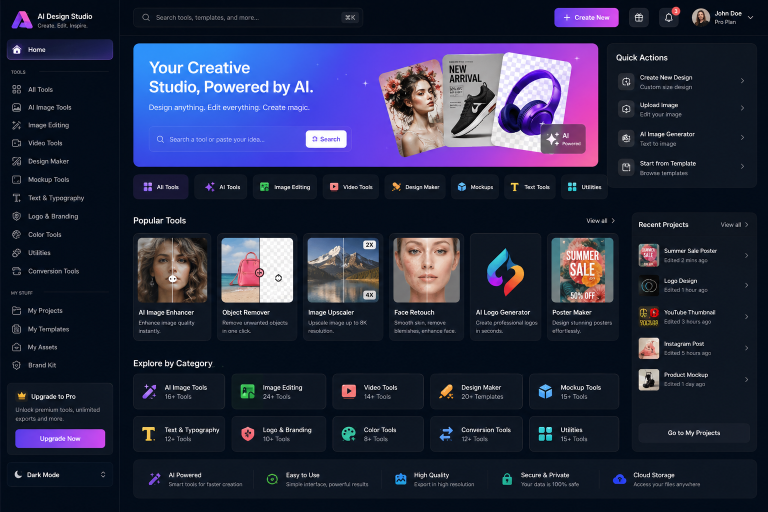
#> input picture ui.png, 1536 x 1024 px (shown at 1/2 size)
$ python -i ai_tools.py   (imports and definitions only)
#> lines starting #> are read from the running program, lines starting #| are printed output that depends on the picture
#> further down, picture is the input picture: PIL image 1536x1024 RGB; mean R, G, B 38.1, 41.8, 67.3
import numpy as np
import cv2
from PIL import Image, ImageEnhance


class AITools:

    def _ensure_rgb(self, image):
        if image.mode != "RGB":
            return image.convert("RGB")
        return image

    def _unsharp_mask(self, img, sigma=1.0, strength=1.5):
        blurred = cv2.GaussianBlur(img, (0, 0), sigma)
        return cv2.addWeighted(img, 1.0 + strength, blurred, -strength, 0)

    # [18 lines left out: function enhance, not called in this run]

    def hd_enhance(self, image: Image.Image, strength: float = 1.5) -> Image.Image:
#> called with strength = 1.5
        arr = np.array(self._ensure_rgb(image))
        bgr = cv2.cvtColor(arr, cv2.COLOR_RGB2BGR)
        denoised = cv2.fastNlMeansDenoisingColored(bgr, None, 12, 12, 7, 21)
        sharpened = self._unsharp_mask(denoised, 1.5, 1.2)
        lab = cv2.cvtColor(sharpened, cv2.COLOR_BGR2LAB)
#> lab: shape (1024, 1536, 3); mean of channels 0, 1, 2 44, 133.8, 114.3
        l, a, b = cv2.split(lab)
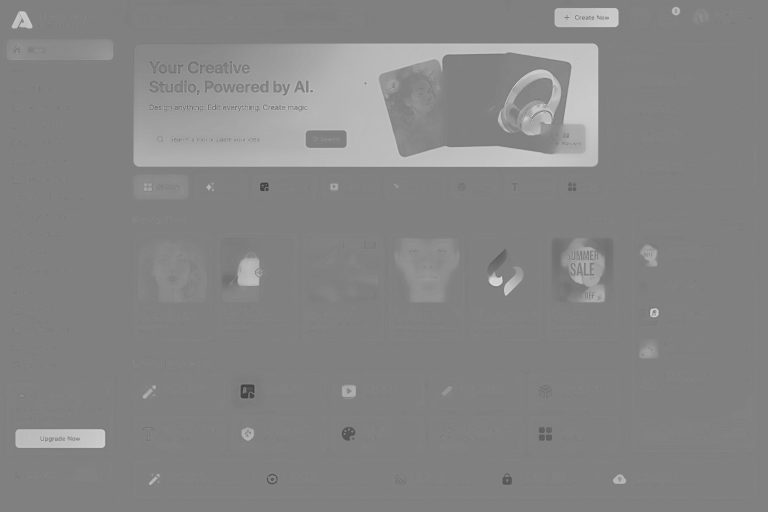
#> a: shape (1024, 1536) (shown at 1/2 size); min 59, max 223, mean 133.8
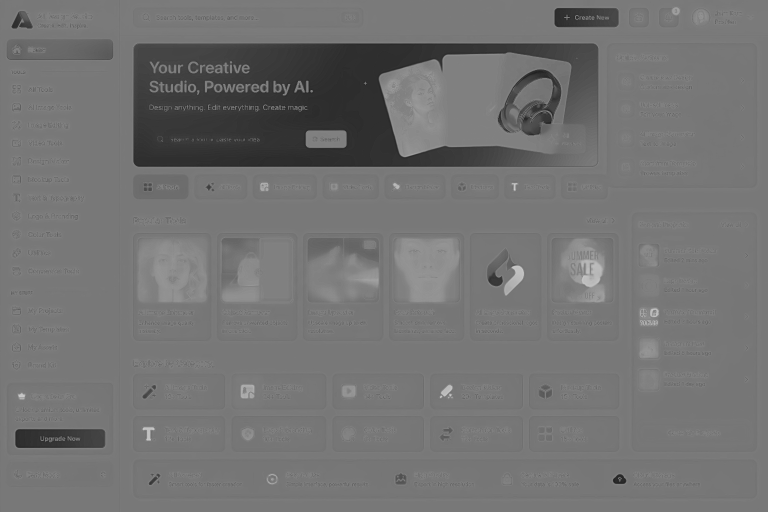
#> b: shape (1024, 1536) (shown at 1/2 size); min 26, max 213, mean 114.3
        clahe = cv2.createCLAHE(2.5, (8, 8))
        l = clahe.apply(l)
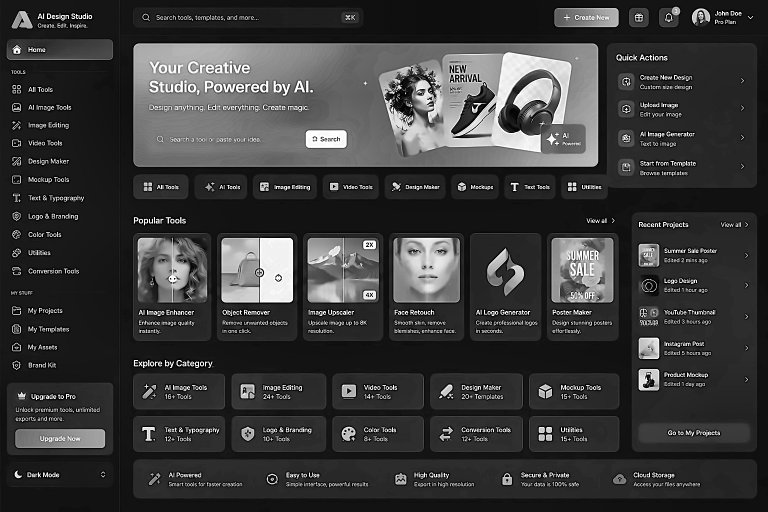
#> l: shape (1024, 1536) (shown at 1/2 size); min 2, max 255, mean 58.1
        lab = cv2.merge([l, a, b])
#> lab: shape (1024, 1536, 3); mean of channels 0, 1, 2 58.1, 133.8, 114.3
        enhanced = cv2.cvtColor(lab, cv2.COLOR_LAB2BGR)
        smoothed = cv2.bilateralFilter(enhanced, 9, 80, 80)
        gamma = 0.85
        lut = np.array([((i / 255.0) ** gamma) * 255 for i in range(256)]).astype("uint8")
        corrected = cv2.LUT(smoothed, lut)
        hd = self._unsharp_mask(corrected, 2.0, 1.5)
#> call 2 of _unsharp_mask, with sigma = 2, strength = 1.5
#> in _unsharp_mask (call 2), `blurred = cv2.GaussianBlur(img, (0, 0), sigma)`:
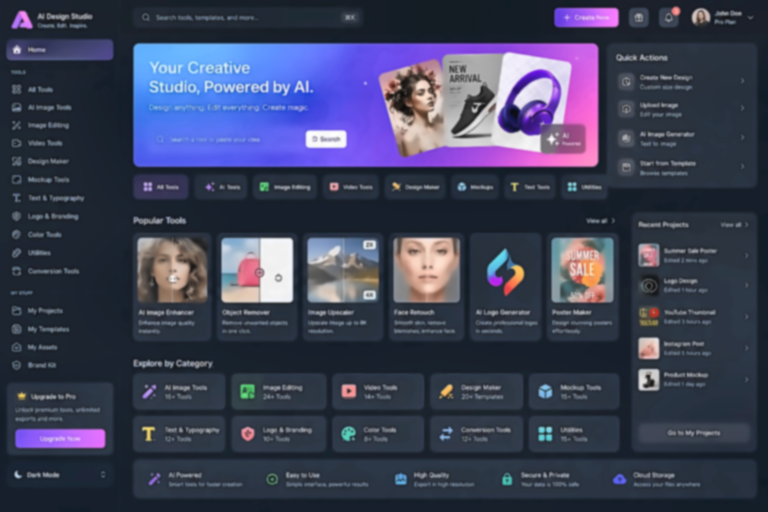
#> blurred: shape (1024, 1536, 3) (shown at 1/2 size); mean B, G, R 89, 65, 60.9
#> in _unsharp_mask (call 2), `return cv2.addWeighted(img, 1.0 + strength, blurred, -strength, 0)`:
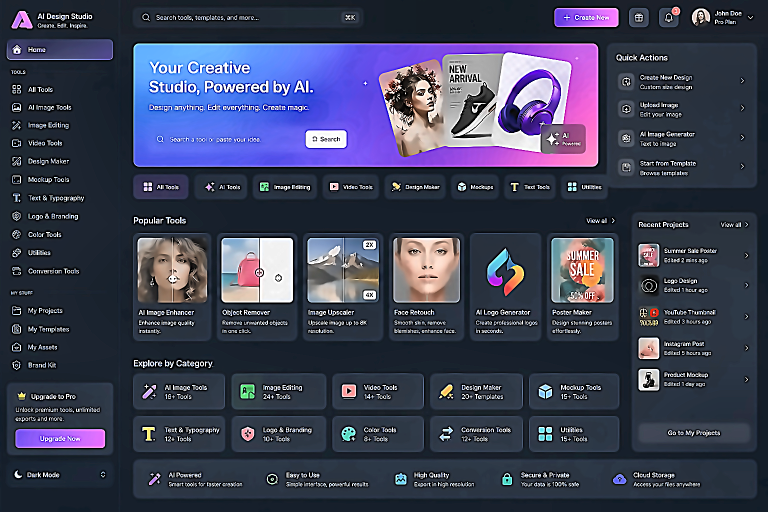
#> returned value: shape (1024, 1536, 3) (shown at 1/2 size); mean of channels 0, 1, 2 87.7, 64.3, 60.6; drawn as B, G, R
        hsv = cv2.cvtColor(hd, cv2.COLOR_BGR2HSV).astype(np.float32)
        hsv[:, :, 1] = np.clip(hsv[:, :, 1] * 1.15, 0, 255)
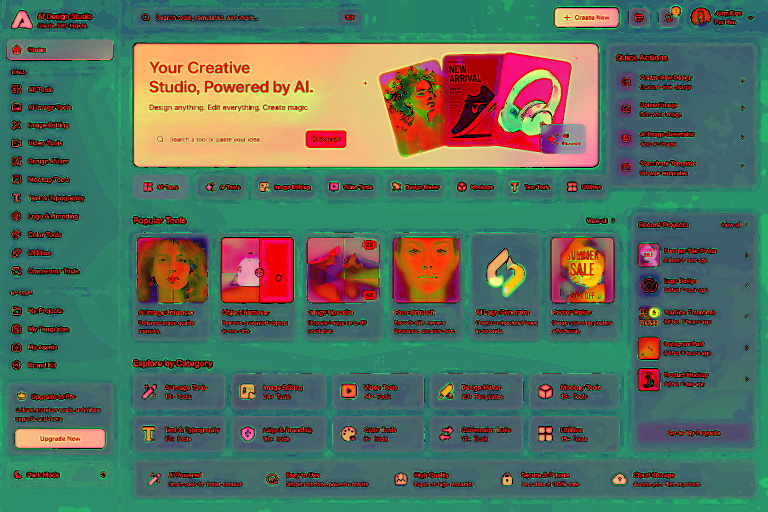
#> hsv: shape (1024, 1536, 3) float32 (shown at 1/2 size); mean B, G, R 95.5, 112.5, 90.3
        hsv = hsv.astype(np.uint8)
        result = cv2.cvtColor(hsv, cv2.COLOR_HSV2BGR)
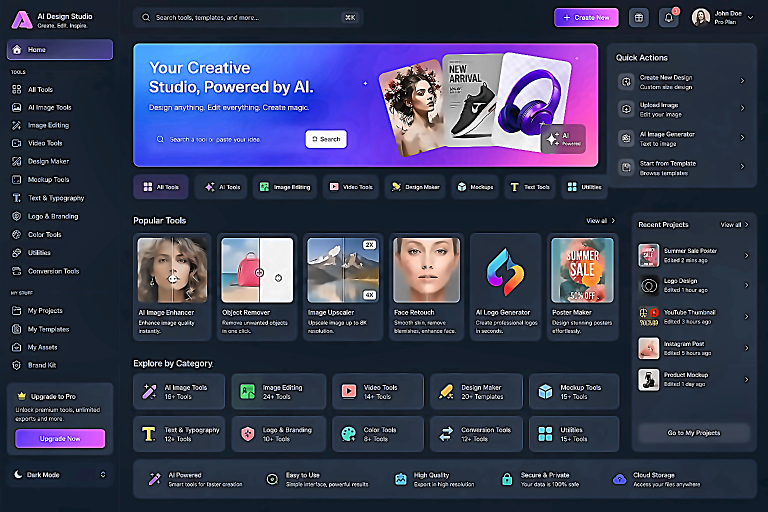
#> result: shape (1024, 1536, 3) (shown at 1/2 size); mean B, G, R 87.3, 60.3, 56
        blended = cv2.addWeighted(bgr, 1.0 - min(strength / 3.0, 0.6), result, min(strength / 3.0, 0.6), 0)
        return Image.fromarray(cv2.cvtColor(blended, cv2.COLOR_BGR2RGB))
#> returned value: PIL image 1536x1024 RGB

    # [52 lines left out: functions upscale, remove_object, remove_watermark, not called in this run]

>>> from PIL import Image
>>> picture = Image.open('../../ui.png')
>>> result = AITools().hd_enhance(picture)
